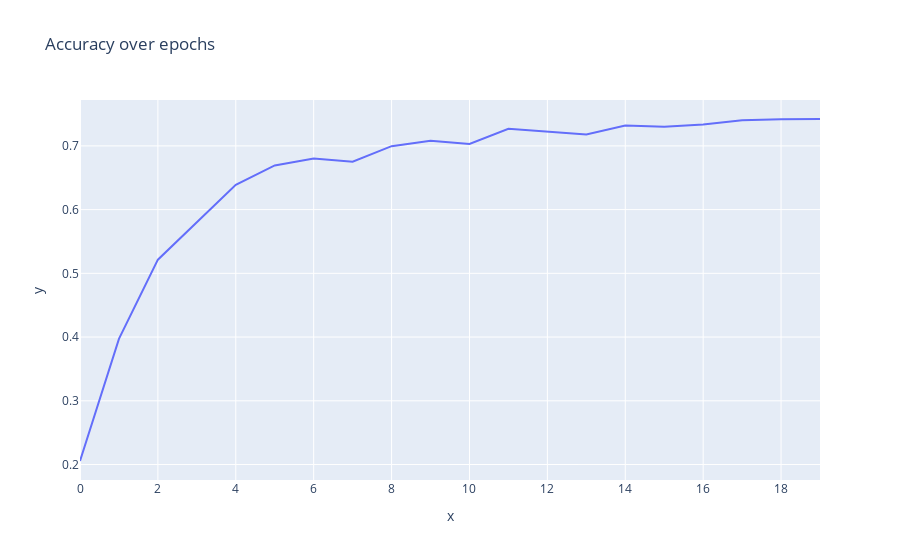
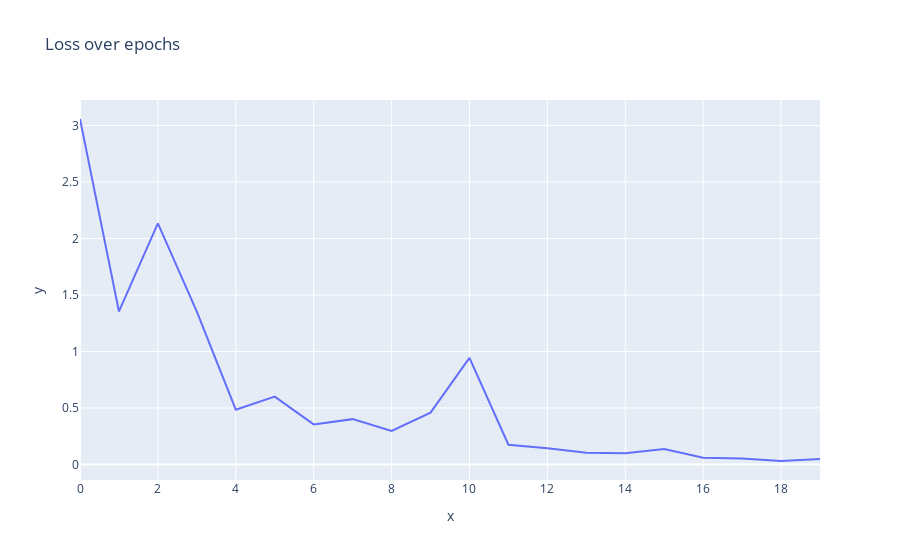

Write notebook code for charts like these, in order.
### Markdown cell above
### Visualize

### Code cell
x = range(len(acc_history))

acc_plot = px.line(x=x, y=acc_history, title='Accuracy over epochs')
acc_plot.show()

loss_plot = px.line(x=x, y=loss_history, title='Loss over epochs')
loss_plot.show()

### Figure 1 — Plotly figure (JSON) as saved in the notebook; plotly's stock layout.template omitted (floating-point values rounded to 4 significant figures)
{"data": [{"hovertemplate": "x=%{x}<br>y=%{y}<extra></extra>", "legendgroup": "", "line": {"color": "#636efa", "dash": "solid"}, "marker": {"symbol": "circle"}, "mode": "lines", "name": "", "orientation": "v", "showlegend": false, "type": "scatter", "x": [0, 1, 2, 3, 4, 5, 6, 7, 8, 9, 10, 11, 12, 13, 14, 15, 16, 17, 18, 19], "xaxis": "x", "y": [0.2055, 0.3972, 0.5215, 0.58, 0.6389, 0.6693, 0.6801, 0.6753, 0.6995, 0.7082, 0.7032, 0.7267, 0.7221, 0.7179, 0.732, 0.7302, 0.7335, 0.7402, 0.7418, 0.7422], "yaxis": "y"}], "layout": {"legend": {"tracegroupgap": 0}, "title": {"text": "Accuracy over epochs"}, "xaxis": {"anchor": "y", "domain": [0, 1], "title": {"text": "x"}}, "yaxis": {"anchor": "x", "domain": [0, 1], "title": {"text": "y"}}}}

### Figure 2 — Plotly figure (JSON) as saved in the notebook; plotly's stock layout.template omitted (floating-point values rounded to 4 significant figures)
{"data": [{"hovertemplate": "x=%{x}<br>y=%{y}<extra></extra>", "legendgroup": "", "line": {"color": "#636efa", "dash": "solid"}, "marker": {"symbol": "circle"}, "mode": "lines", "name": "", "orientation": "v", "showlegend": false, "type": "scatter", "x": [0, 1, 2, 3, 4, 5, 6, 7, 8, 9, 10, 11, 12, 13, 14, 15, 16, 17, 18, 19], "xaxis": "x", "y": [3.058, 1.354, 2.133, 1.353, 0.4845, 0.5998, 0.3542, 0.4008, 0.2959, 0.4585, 0.943, 0.1742, 0.1438, 0.1023, 0.09966, 0.1369, 0.06011, 0.05344, 0.03025, 0.0484], "yaxis": "y"}], "layout": {"legend": {"tracegroupgap": 0}, "title": {"text": "Loss over epochs"}, "xaxis": {"anchor": "y", "domain": [0, 1], "title": {"text": "x"}}, "yaxis": {"anchor": "x", "domain": [0, 1], "title": {"text": "y"}}}}
